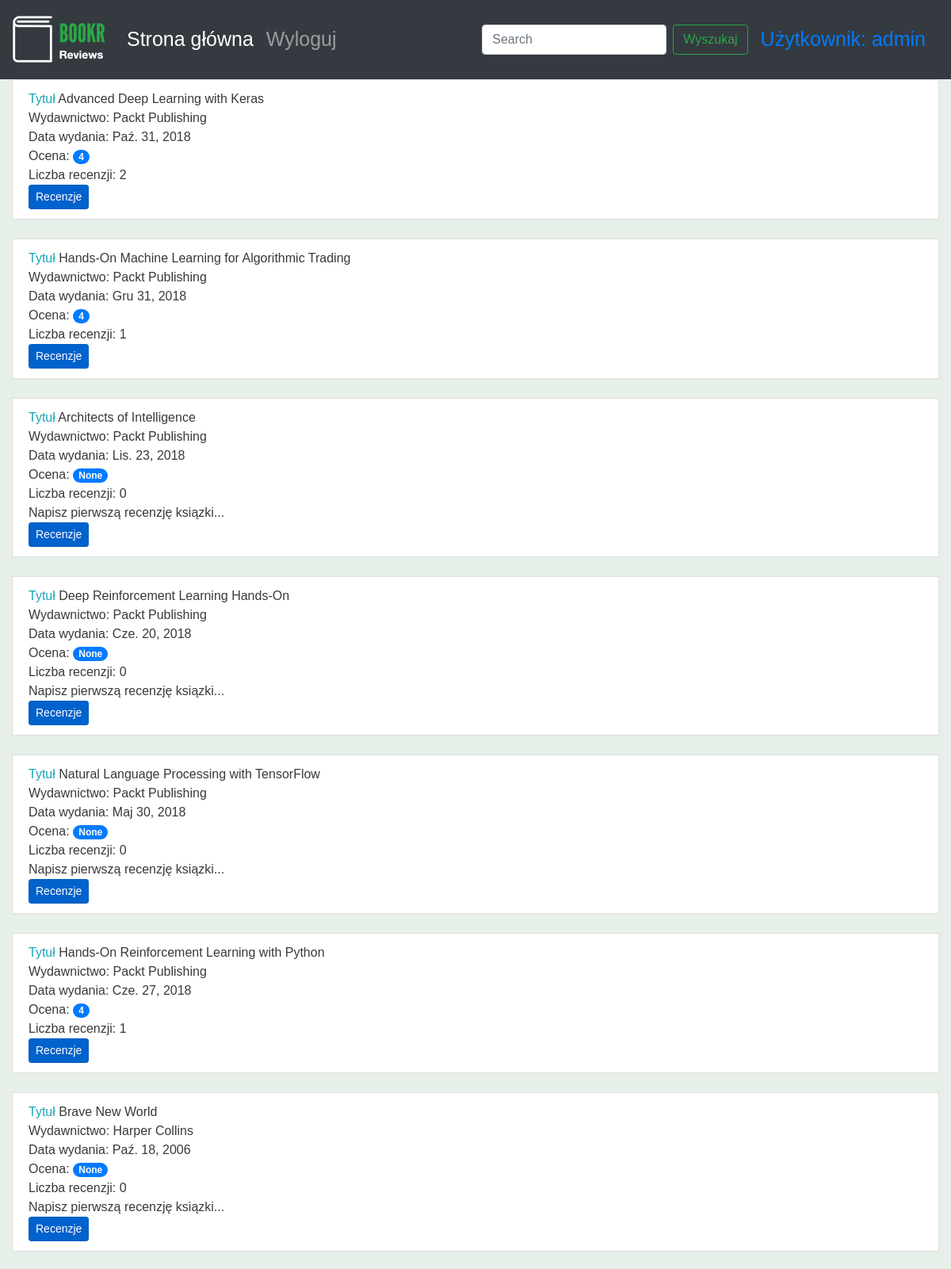
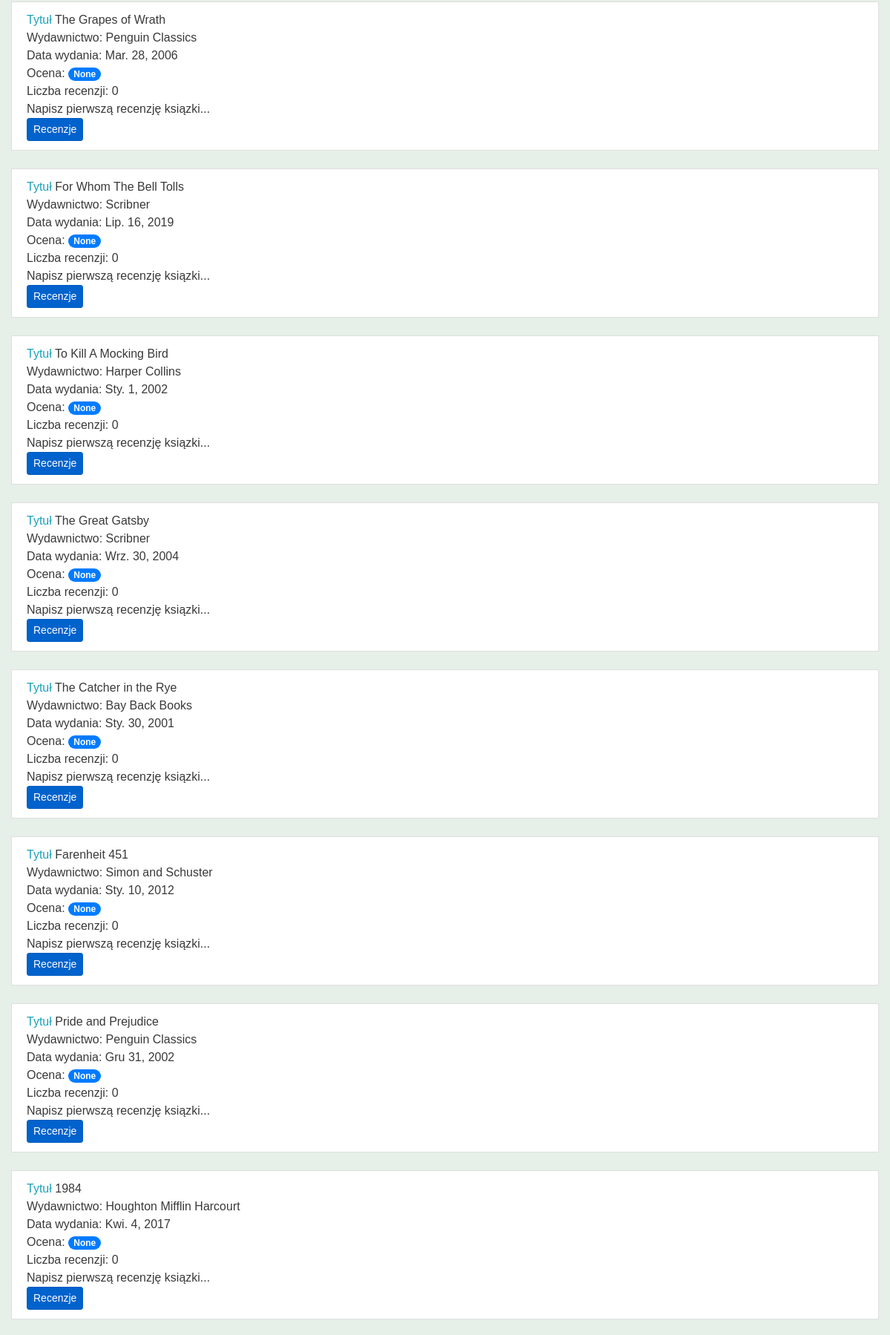
The app's page /books/ (signed in, upper part) with its own data (2 pictures, top to bottom).
### reviews/models.py (models this page shows, shortened)
class Book(models.Model):
    """Opublikowana książka."""
    title = models.CharField(max_length=70,
                             help_text="Tytuł książki.")
    publication_date = models.DateField(
        verbose_name="Data publikacji książki.")
    isbn = models.CharField(max_length=20,
                            verbose_name="Numer ISBN książki.")
    publisher = models.ForeignKey(Publisher, on_delete=models.CASCADE)
    contributors = models.ManyToManyField("Contributor", through="BookContributor")
    cover = models.ImageField(null=True, blank=True, upload_to="book_covers/")
    sample = models.FileField(null=True, blank=True, upload_to="book_samples/")

class Publisher(models.Model):
    name = models.CharField(max_length=50, help_text="Nazwa wydawnictwa")
    website = models.URLField(help_text="Witryna www")
    email = models.EmailField(help_text="Adres email")
    def __str__(self):
        return self.name

### reviews/views.py (the view)
# urls.py: path('books/', views.book_list, name="book_list"),
def book_list(request):
    books = Book.objects.all()
    book_list = []
    for book in books:
        reviews = book.review_set.all()
        if reviews:
            book_rating = average_rating([review.rating for review in reviews])
            number_of_reviews = len(reviews)
        else:
            book_rating = None
            number_of_reviews = 0
        book_list.append({'book': book,
                          'book_rating': book_rating,
                          'number_of_reviews': number_of_reviews})
    context = {'book_list': book_list}
    return render(request, 'reviews/book_list.html', context)

### reviews/utils.py (called while the page is built)
def average_rating(rating_list):
    if not rating_list:
        return 0
    return round(sum(rating_list) / len(rating_list))

### reviews/templates/reviews/book_list.html
{% extends 'base.html' %}
{% block content %}
<ul class="list-group">
    {% for item in book_list %}
    <li class="list-group-item">
        <span class="text-info">Tytuł</span> <span>{{ item.book.title }}</span><br>
        <span>Wydawnictwo: </span><span>{{ item.book.publisher }}</span>
              <br>
              <span>Data wydania: </span><span>{{ item.book.publication_date }}</span>
              <br>
              <span>Ocena: </span><span class="badge badge-primary badge-pill">{{ item.book_rating }}</span>
              <br>
              <span>Liczba recenzji: </span><span>{{ item.number_of_reviews }}</span>
              <br>
        {% if item.book_rating is null %}
        <span>Napisz pierwszą recenzję ksiązki...</span>
        <br>
        {% endif %}
        <a class="btn btn-primary btn-sm active" role="button" aria-pressed="true" href="/book/{{ item.book.id }}">Recenzje</a>
    </li>
    <br>
    {% endfor %}
</ul>
{% endblock %}

### templates/base.html (shortened to what this page needs)
<!DOCTYPE html>
{% load static %}
<html lang="en">
<head>
    <link rel="stylesheet" href="https://cdn.jsdelivr.net/npm/bootstrap@4.4.1/dist/css/bootstrap.min.css">
    <link rel="stylesheet" href="https://cdnjs.cloudflare.com/ajax/libs/font-awesome/4.7.0/css/font-awesome.min.css">
    <link rel="stylesheet" href="{% static 'css/blog.css' %}">
</head>
<body>
<nav class="navbar navbar-expand-sm navbar-dark bg-dark sticky-top">
    <a class="navbar-brand" href="/">{% block brand %}<img src="{% static 'reviews/logo.png' %}">{% endblock %}</a>
        <div class="collapse navbar-collapse" id="navbarSupportedContent">
            <ul class="navbar-nav mr-auto">
                <li class="nav-item active">
                    <a class="nav-link" href="/books/">Strona główna <span class="sr-only">(current)</span></a>
                </li>
                <li class="nav-item">
                <a class="nav-link" href="#">Wyloguj</a>
                </li>
            </ul>
             <form action="{% url 'book_search' %}" class="form-inline my-2 my-lg-0">
              <input class="form-control mr-sm-2" type="search" placeholder="Search" aria-label="Search" value="{{ search_text }}">
              <button class="btn btn-outline-success my-2 my-sm-0" type="submit">Wyszukaj</button>
            </form>
            {% if user.is_authenticated %}
            <a class="nav-link" href="profile">Użytkownik: {{ user.username }}</a>
            {% endif %}
          </div>
</nav>
<div class="container-fluid">
{% block content %}{% endblock %}
</div>
</body>
</html>

### reviews/static/css/blog.css (style rules this page uses)
.navbar { min-height: 100px; font-size: 25px; }
.navbar-brand { font-size: 25px; }
.navbar-brand > img { height: 60px; }
body { font-family: 'Source Sans Pro', sans-serif; background-color: #e6efe8; color: #393939; }

### records on screen
Book: book "Advanced Deep Learning with Keras", book.publisher "Packt Publishing", book.publication_date "Paź. 31, 2018", book_rating "4", number_of_reviews "2"
Book: book "Hands-On Machine Learning for Algorithmic Trading", book.publisher "Packt Publishing", book.publication_date "Gru 31, 2018", book_rating "4", number_of_reviews "1"
Book: book "Architects of Intelligence", book.publisher "Packt Publishing", book.publication_date "Lis. 23, 2018", book_rating "None", number_of_reviews "0", shows "Napisz pierwszą recenzję ksiązki..."
Book: book "Deep Reinforcement Learning Hands-On", book.publisher "Packt Publishing", book.publication_date "Cze. 20, 2018", book_rating "None", number_of_reviews "0", shows "Napisz pierwszą recenzję ksiązki..."
Book: book "Natural Language Processing with TensorFlow", book.publisher "Packt Publishing", book.publication_date "Maj 30, 2018", book_rating "None", number_of_reviews "0", shows "Napisz pierwszą recenzję ksiązki..."
Book: book "Hands-On Reinforcement Learning with Python", book.publisher "Packt Publishing", book.publication_date "Cze. 27, 2018", book_rating "4", number_of_reviews "1"
Book: book "Brave New World", book.publisher "Harper Collins", book.publication_date "Paź. 18, 2006", book_rating "None", number_of_reviews "0", shows "Napisz pierwszą recenzję ksiązki..."
Book: book "The Grapes of Wrath", book.publisher "Penguin Classics", book.publication_date "Mar. 28, 2006", book_rating "None", number_of_reviews "0", shows "Napisz pierwszą recenzję ksiązki..."
Book: book "For Whom The Bell Tolls", book.publisher "Scribner", book.publication_date "Lip. 16, 2019", book_rating "None", number_of_reviews "0", shows "Napisz pierwszą recenzję ksiązki..."
Book: book "To Kill A Mocking Bird", book.publisher "Harper Collins", book.publication_date "Sty. 1, 2002", book_rating "None", number_of_reviews "0", shows "Napisz pierwszą recenzję ksiązki..."
Book: book "The Great Gatsby", book.publisher "Scribner", book.publication_date "Wrz. 30, 2004", book_rating "None", number_of_reviews "0", shows "Napisz pierwszą recenzję ksiązki..."
Book: book "The Catcher in the Rye", book.publisher "Bay Back Books", book.publication_date "Sty. 30, 2001", book_rating "None", number_of_reviews "0", shows "Napisz pierwszą recenzję ksiązki..."
Book: book "Farenheit 451", book.publisher "Simon and Schuster", book.publication_date "Sty. 10, 2012", book_rating "None", number_of_reviews "0", shows "Napisz pierwszą recenzję ksiązki..."
Book: book "Pride and Prejudice", book.publisher "Penguin Classics", book.publication_date "Gru 31, 2002", book_rating "None", number_of_reviews "0", shows "Napisz pierwszą recenzję ksiązki..."
Book: book "1984", book.publisher "Houghton Mifflin Harcourt", book.publication_date "Kwi. 4, 2017", book_rating "None", number_of_reviews "0", shows "Napisz pierwszą recenzję ksiązki..."

### other values on screen
{{ user.username }} "admin"
